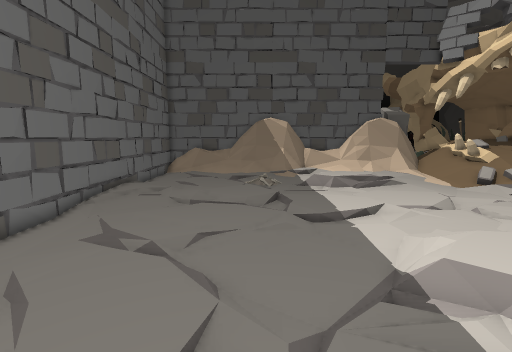
View 1 (above)

14 first-person views from a walk through a scene from a Unity 3-D project. The camera is 1.3 m above the floor, tilts 8° down and sees 85° across. The floor is counted in squares, 0.5 m on a side. Each view is taken from the middle of a square. On the plan, view 1 faces up. The plan holds only what a view shows up to about 19 squares ahead; the rest is blank. The place goes on beyond the plan. Some animated figures are not drawn.

View 2
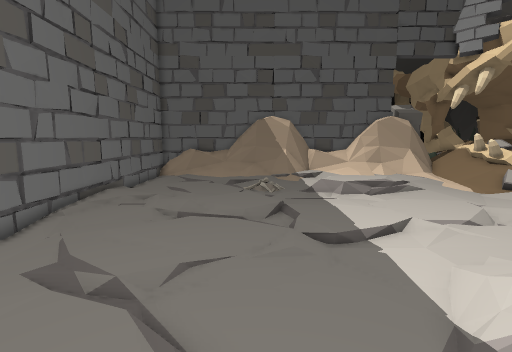

View 3
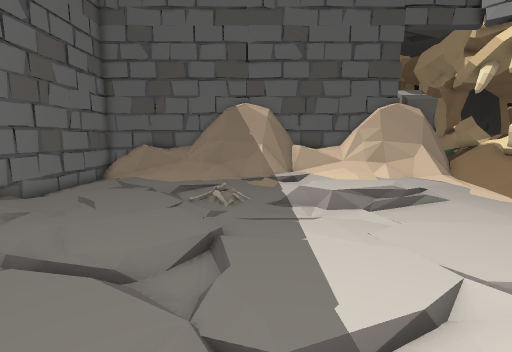

View 4
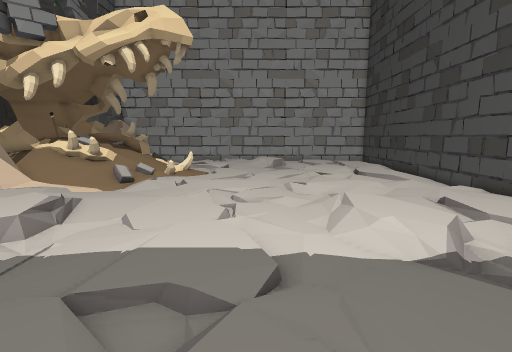

View 5
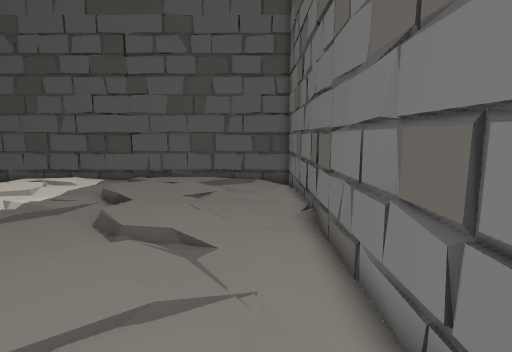

View 6
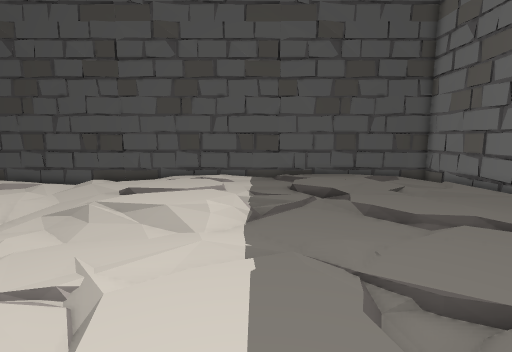

View 7
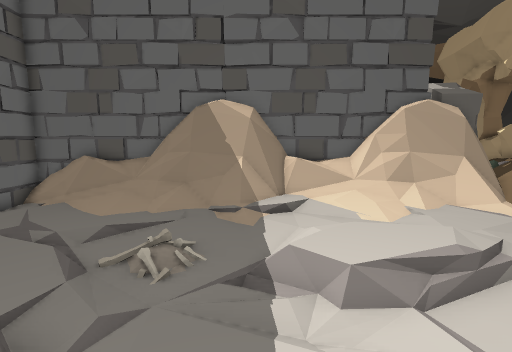

View 8
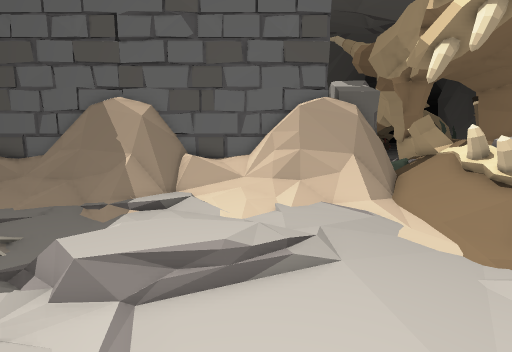

View 9
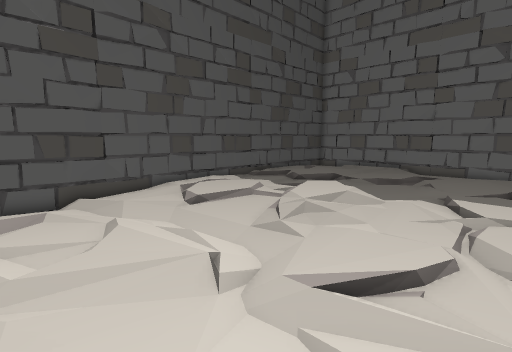

View 10
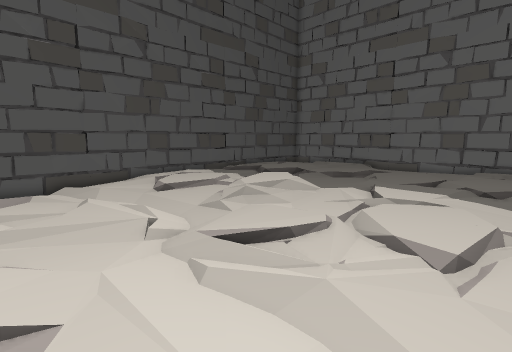

View 11
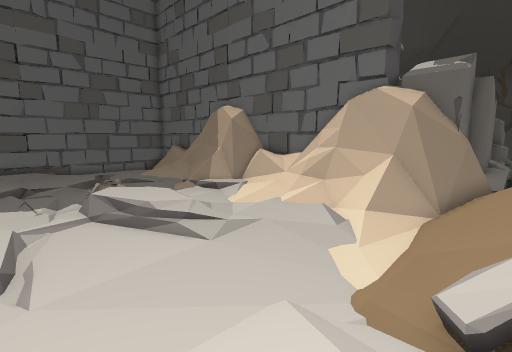

View 12
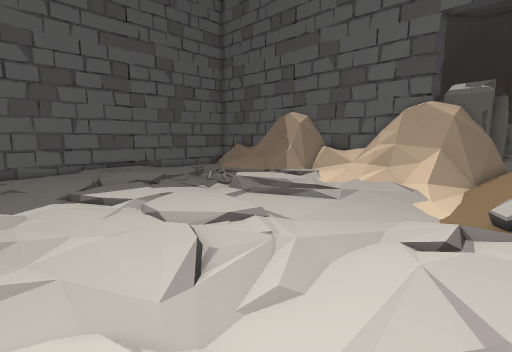

View 13
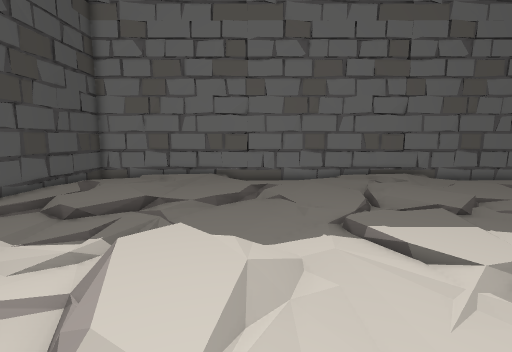

View 14
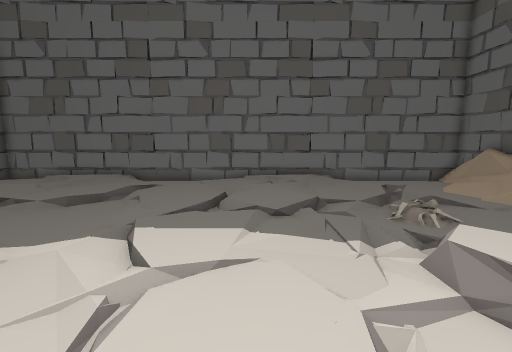

### Floor plan
Key: @ floor where view 1 was taken; # wall or solid block; . main floor; : floor 0.25 m higher than the main floor; - floor 0.25 m lower than the main floor; / step, stairs or slope; = window, fence, low wall or low ledge; O other object.
Columns run from 8 left of view 1 to 16 right of it. Each row starts with its distance up from view 1.
 30                   O    O
 29                   O    O
 28                     OOOO=
 27                      OO O
 26 ######## # ############=/
 25 #:===/#=###=#==/#=####=//
 24 #./////#==##=:///#==/#=//
 23 #.../::///////:::///////=
 22 #....::::./....:::::.///=
 21 #...::::.........::..../#
 20 #....:......//:::....../O
 19 #...://./:../:::::...-./O
 18 #...::://...::::::...--..
 17 #...::::/....::.........
 16 #::..:::................=
 15 #:::.::::.............//.
 14 #:..::::::.::.::///......
 13 #..::::::::::::::/.......
 12 #..:..://.:::::::........
 11 #....:::/.::::...:.......
 10 #..:::::::::.::..:::....:
  9 #...::::::..::::.:::....:
  8 #....://......::.....:..:
  7 #.........../////:...::..
  6 #...:::....//::::/..:::::
  5 #...::::..../:::./...::.:
  4 #:...:::.....///.....:...
  3 #:::.:::.............:.::
  2 #::.:::::/....////....../
  1 #:..:::::/...:::::....../
  0 #..:::::@/...::::........
 -1 #.....:....../::........
 -2 #...:::::..../:.........
 -3 #########################

Where each view was taken, in squares from view 1:
view 1: 0 up, 0 right, facing up
view 2: 2 up, 0 right, facing up
view 3: 7 up, 2 right, facing up
view 4: 10 up, 3 left, facing right
view 5: 14 up, 6 left, facing down
view 6: 15 up, 3 right, facing down
view 7: 12 up, 3 right, facing up
view 8: 12 up, 8 right, facing up
view 9: 12 up, 16 right, facing down-left
view 10: 15 up, 16 right, facing down-left
view 11: 14 up, 16 right, facing up-left
view 12: 7 up, 16 right, facing up-left
view 13: 7 up, 10 right, facing left
view 14: 13 up, 10 right, facing left
